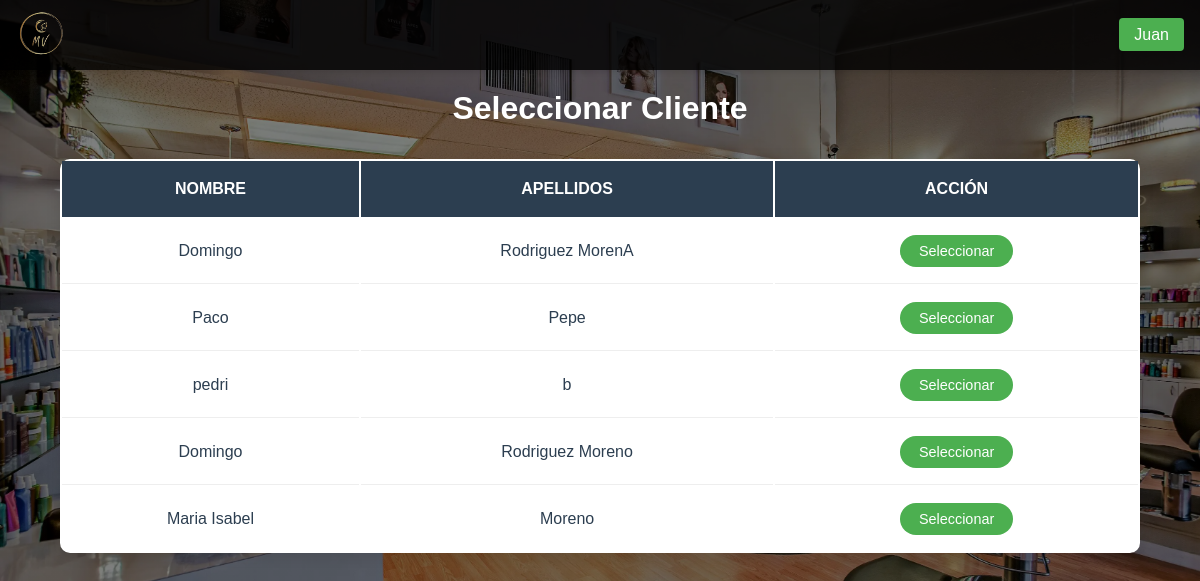
The app's page /paginas/seleccionar_cliente.php (signed in), older data.
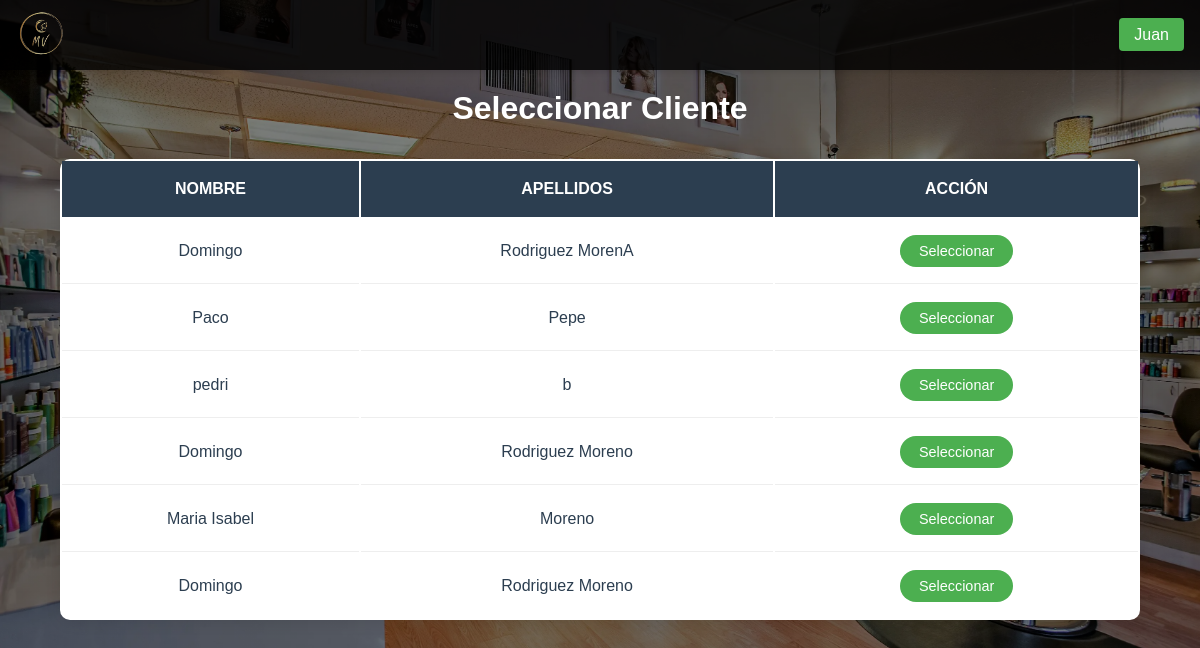
The same page, newer data.
### tables this page shows
CREATE TABLE `clientes` (
  `id_cliente` int NOT NULL AUTO_INCREMENT,
  `email` varchar(100) DEFAULT NULL,
  `telefono` varchar(15) DEFAULT NULL,
  `nombre` varchar(100) NOT NULL,
  `apellidos` varchar(100) NOT NULL,
  `contraseña` varchar(255) NOT NULL,
  PRIMARY KEY (`id_cliente`),
  UNIQUE KEY `email` (`email`),
  UNIQUE KEY `telefono` (`telefono`)
);

### paginas/seleccionar_cliente.php (the view, shortened to what this page needs)
<!DOCTYPE html>
<html lang="es">
<head>
    <link rel="stylesheet" href="/TFGPeluqueria/css/styles.css">
</head>
<body>
    <?php
        require_once $_SERVER['DOCUMENT_ROOT'] . '/TFGPeluqueria/funcionalidades/conexion.php';
        include $_SERVER['DOCUMENT_ROOT'] . '/TFGPeluqueria/plantillas/navbar.php';
        try {
            $stmt = $conn->query("SELECT id_cliente, nombre, apellidos FROM clientes");
            $clientes = $stmt->fetchAll(PDO::FETCH_ASSOC);
        } catch (PDOException $e) {
            die("Error al obtener clientes: " . $e->getMessage());
        }
    ?>
    <div class="contenedor-principal">
        <h1>Seleccionar Cliente</h1>
        <table class="tabla-citas">
            <thead>
                <tr>
                    <th>Nombre</th>
                    <th>Apellidos</th>
                    <th>Acción</th>
                </tr>
            </thead>
            <tbody>
                <?php foreach ($clientes as $cliente): ?>
                    <tr>
                        <td><?= htmlspecialchars($cliente['nombre']) ?></td>
                        <td><?= htmlspecialchars($cliente['apellidos']) ?></td>
                        <td>
                            <a href="/TFGPeluqueria/paginas/coger_citas.php?id_cliente=<?= $cliente['id_cliente'] ?>" class="seleccion-btn">
                                Seleccionar
                            </a>
                        </td>
                    </tr>
                <?php endforeach; ?>
            </tbody>
        </table>
    </div>
</body>
</html>

Row changes from the older to the newer data that the page shows:
added clientes: nombre "Domingo", apellidos "Rodriguez Moreno"
